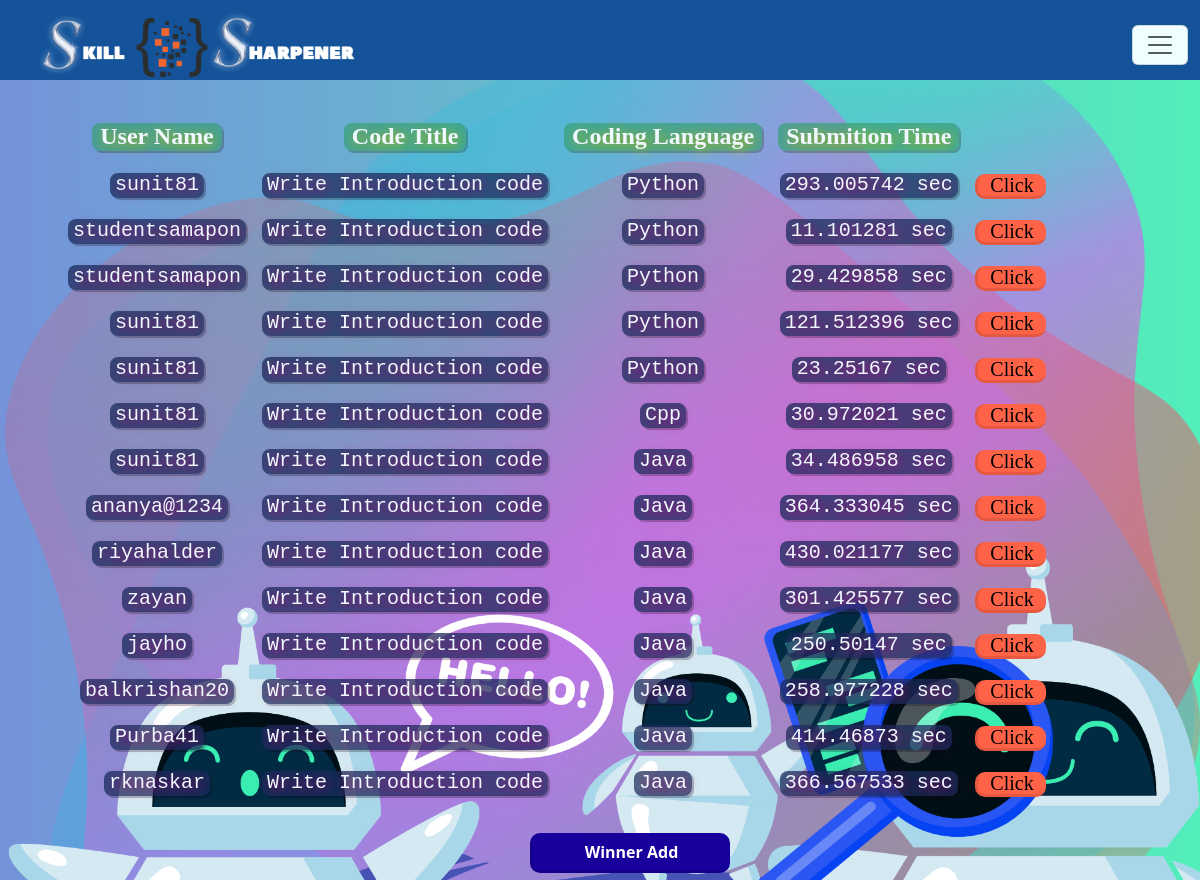
Screenshot of /response/8/ (signed in) with the database file from the repository.
### VirtualLab/models.py (models this page shows)
class sub_code(models.Model):
    user = models.CharField(max_length=50,default='')
    sub_time=models.CharField(max_length=50)
    codeTitel = models.CharField(max_length=250)
    sub_lang = models.CharField( max_length=50,default='')
    sub_data = models.CharField( max_length=500,default='')

### VirtualLab/views.py (the view)
# urls.py: path('response/<int:id>/', views.response, name='response'),
def response(request, id):
    if request.user.is_authenticated and request.user.is_staff:
        codeTitle = codePost.objects.get(id=id)
        title = codeTitle.title
        responce_code = sub_code.objects.filter(codeTitel=title)
        return render(request, 'responce_panle.html', {'response': responce_code, 'codeData': codeTitle})

### template/responce_panle.html (shortened to what this page needs)
<!DOCTYPE html>
{% load static %}
<html lang="en">
<head>
    <link rel="stylesheet" href="{% static 'CSS/response.css' %}" type="text/css">
    <link rel="stylesheet" href="{% static '/CSS/bootstrap.css' %}">
</head>
<body class="body" id="body">
    <nav class="navbar navbar-light bg-light fixed-top" id="nav">
        <div class="container-fluid">
            <a class="navbar-brand Pagetitle" href="/about/" id="heading">
                <img src="{% static '/media/Logo.png' %}" alt="" style="height: 64px;">
            </a>
            <button class="navbar-toggler" type="button" data-bs-toggle="offcanvas"
                data-bs-target="#offcanvasDarkNavbar" aria-controls="offcanvasDarkNavbar">
                <span class="navbar-toggler-icon"></span>
            </button>
        </div>
    </nav>
    <div class="pagebg" id="page2">
        <div class="responseTable">
            <table>
                <tr>
                    <th><span>User Name</span></th>
                    <th><span>Code Title</span></th>
                    <th><span>Coding Language</span></th>
                    <th><span>Submition Time</span></th>
                </tr>
                {% for post in response %}
                <tr>
                    <td><span>{{post.user}}</span></td>
                    <td><span>{{post.codeTitel}}</span></td>
                    <td><span>{{post.sub_lang}}</span></td>
                    <td><span>{{post.sub_time}} sec</span></td>
                    <td><a href="" onclick="run('{{ post.sub_data|escapejs }}')">Click</a></td>
                </tr>
                {% endfor %}
            </table>
        </div>
        <a href="{% url 'winnerAdd' codeData.id %}" class="btn"><button class="other win_btn">Winner Add</button></a>
    </div>
</body>
</html>

### VirtualLab/static/CSS/response.css (style rules this page uses)
.body { background: #4752b5; background-image: url('../media/Responce.png'); background-repeat: no-repeat; background-size: 100%; background-position-x: center; }
html { overflow-x: hidden; }
html div { background: transparent !important; }
#nav { background: #14539a !important; color: #ffffff !important; }
.Pagetitle { text-shadow: 0px 2px 5px rgb(0, 0, 0); font-weight: bold; color: aliceblue !important; font-size: 26px !important; font-family: 'Alkatra', cursive; }
.navbar-toggler { background-color: azure !important; }
.pagebg { position: relative; top: 110px; padding-left: 5%; background-color: black; }
.responseTable th, .responseTable td { padding: 8px; text-align: center; }
.pagebg .btn .other { width: 200px; height: 40px; background-color: rgb(24, 0, 157) !important; color: white !important; border-radius: 10px !important; border: none !important; border-bottom: 3px solid #0000001a !important; border-left: 3px solid #0000001a !important; font-weight: bold !important; }
.pagebg .btn { display: flex; justify-content: center; flex-wrap: wrap; align-content: flex-end; margin-top: 20px; }
.pagebg .btn .win_btn { background-color: rgb(24, 0, 157) !important; color: white; border-radius: 10px; border: none; border-bottom: 3px solid #0000001a; border-left: 3px solid #0000001a; font-weight: bold; }
.responseTable td span { background-color: #152c5bbb; padding-left: 5px; padding-right: 5px; border-radius: 8px; padding-bottom: 2px; color: aliceblue; font-size: 20px; font-family: monospace; text-shadow: 2px 2px 12px #c10077; box-shadow: 2px 2px #0000003b; }
.responseTable th span { background-color: #37a07ebb; padding-left: 8px; padding-right: 8px; border-radius: 8px; padding-bottom: 2px; color: aliceblue; font-size: 24px; font-family: 'Times New Roman', Times, serif; text-shadow: 2px 2px 12px #c1bb00; box-shadow: 2px 2px #0000003b; }
.responseTable td a { text-decoration: none; background-color: tomato; padding-left: 12px; padding-right: 12px; border-radius: 10px; color: #000000; font-size: 20px; font-family: 'Times New Roman', Times, serif; border-bottom: 3px solid #0000001a !important; border-left: 3px solid #0000001a !important; }

### rows the page displays
sub_code: user "sunit81", codeTitel "Write Introduction code", sub_lang "Python", sub_time "293.005742"
sub_code: user "studentsamapon", codeTitel "Write Introduction code", sub_lang "Python", sub_time "11.101281"
sub_code: user "studentsamapon", codeTitel "Write Introduction code", sub_lang "Python", sub_time "29.429858"
sub_code: user "sunit81", codeTitel "Write Introduction code", sub_lang "Python", sub_time "121.512396"
sub_code: user "sunit81", codeTitel "Write Introduction code", sub_lang "Python", sub_time "23.25167"
sub_code: user "sunit81", codeTitel "Write Introduction code", sub_lang "Cpp", sub_time "30.972021"
sub_code: user "sunit81", codeTitel "Write Introduction code", sub_lang "Java", sub_time "34.486958"
sub_code: user "ananya@1234", codeTitel "Write Introduction code", sub_lang "Java", sub_time "364.333045"
sub_code: user "riyahalder", codeTitel "Write Introduction code", sub_lang "Java", sub_time "430.021177"
sub_code: user "zayan", codeTitel "Write Introduction code", sub_lang "Java", sub_time "301.425577"
sub_code: user "jayho", codeTitel "Write Introduction code", sub_lang "Java", sub_time "250.50147"
sub_code: user "balkrishan20", codeTitel "Write Introduction code", sub_lang "Java", sub_time "258.977228"
sub_code: user "Purba41", codeTitel "Write Introduction code", sub_lang "Java", sub_time "414.46873"
sub_code: user "rknaskar", codeTitel "Write Introduction code", sub_lang "Java", sub_time "366.567533"
